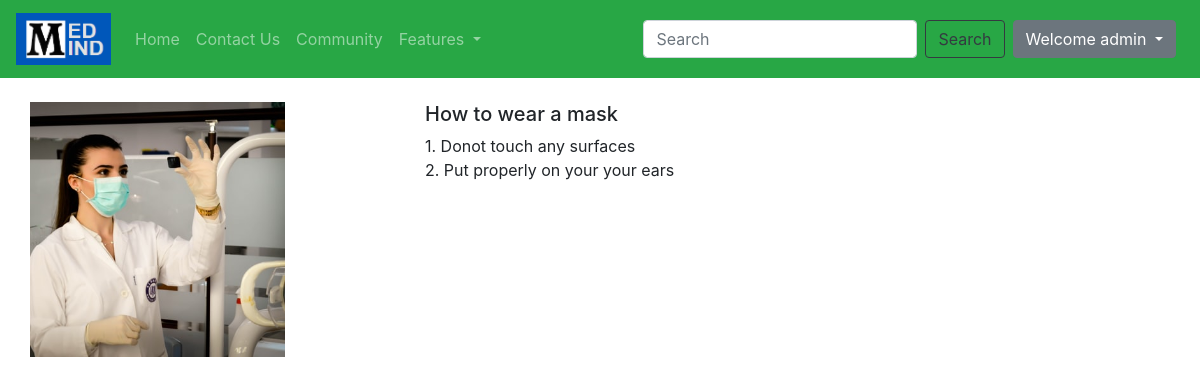
Page /guidelines/How to wear a mask (signed in) on the committed database.
### guidelines/models.py (models this page shows, shortened)
class guidelist(models.Model):
    guide_sn= models.AutoField(primary_key=True)
    guide_title = models.CharField(max_length=100)
    guide_description = models.TextField()
    pub_date = models.DateField()
    image = models.ImageField(upload_to ="guidelines/images",default="")

### guidelines/views.py (the view)
# urls.py: path('<str:title>', views.guide,name="guide"),
def guide(request,title):
    guide = guidelist.objects.filter(guide_title=title).first()
    return render(request,'guidelines/guide.html',{'guide':guide})

### templates/guidelines/guide.html (shortened to what this page needs)
{% extends 'base.html' %}
{% block body %}
<div class="container my-4">
    <div class="row">
      <div class="col-md-4">
        <div class="row">
            <img src="/media/{{guide.image}}" width="255px" height="255px">
        </div>
      </div>
      <div class="col-md-8">
        <h5>{{guide.guide_title}}</h5>
        <p>{{guide.guide_description|safe}}</p>
     </div>
    </div>
</div>
{% endblock %}

### templates/base.html (shortened to what this page needs)
<!doctype html>
<html lang="en">
<head>
  <link rel="stylesheet" href="https://maxcdn.bootstrapcdn.com/bootstrap/4.0.0/css/bootstrap.min.css"
>
</head>
<body>
  <nav class="navbar navbar-expand-lg navbar-dark bg-success">
    <div><a class=" navbar-brand" href="#"><img src='/media/medmind/images/medmind.png'
          style="height: 52px;width: 95px"></a></div>
    <div class="collapse navbar-collapse" id="navbarSupportedContent">
      <ul class="navbar-nav mr-auto">
        <li class="nav-item {% block homeactive %}
      {% endblock homeactive %}">
          <a class="nav-link" href="/">Home <span class="sr-only">(current)</span></a>
        </li>
        <li class="nav-item{% block contactactive %}
      {% endblock contactactive %}">
          <a class="nav-link" href="/contact">Contact Us</a>
        </li>
        <li class="nav-item{% block communityactive %}
      {% endblock communityactive %}">
          <a class="nav-link" href="/community">Community</a>
        </li>
        <li class="nav-item dropdown">
          <a class="nav-link dropdown-toggle" href="#" id="navbarDropdown" role="button" data-toggle="dropdown"
            aria-haspopup="true" aria-expanded="false">
            Features
          </a>
        </li>
      </ul>
      <form class="form-inline my-2 my-lg-auto">
        <input class="form-control mr-sm-2" type="search" placeholder="Search" aria-label="Search">
        <button class="btn btn-outline-dark my-2 my-sm-0" type="submit">Search</button>
      </form> {% if user.is_authenticated %}
      <div class="btn-group mx-2">
        <button type="button" class="btn btn-secondary dropdown-toggle" data-toggle="dropdown" aria-haspopup="true"
          aria-expanded="false">
          Welcome {{request.user.username}}
        </button>
          {% endif %}
        </div>
      </div>
  </nav>
  {% block body %} {% endblock body %}
</body>
</html>

### rows in the picture
guidelist: image (picture), guide_title "How to wear a mask", guide_description "1. Donot touch any surfaces 2. Put properly on your your ears"

### other values in the picture
{{ request.user.username }} "admin"
